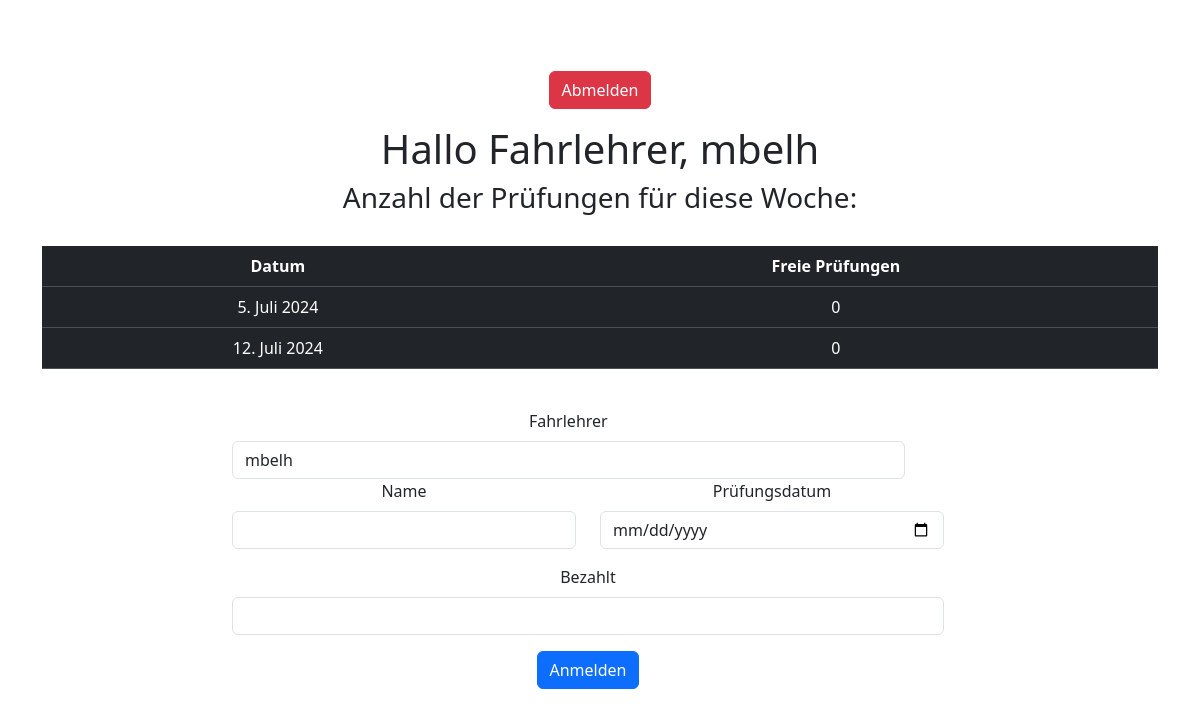
/home/ (signed in), run on an earlier commit of the app's database.
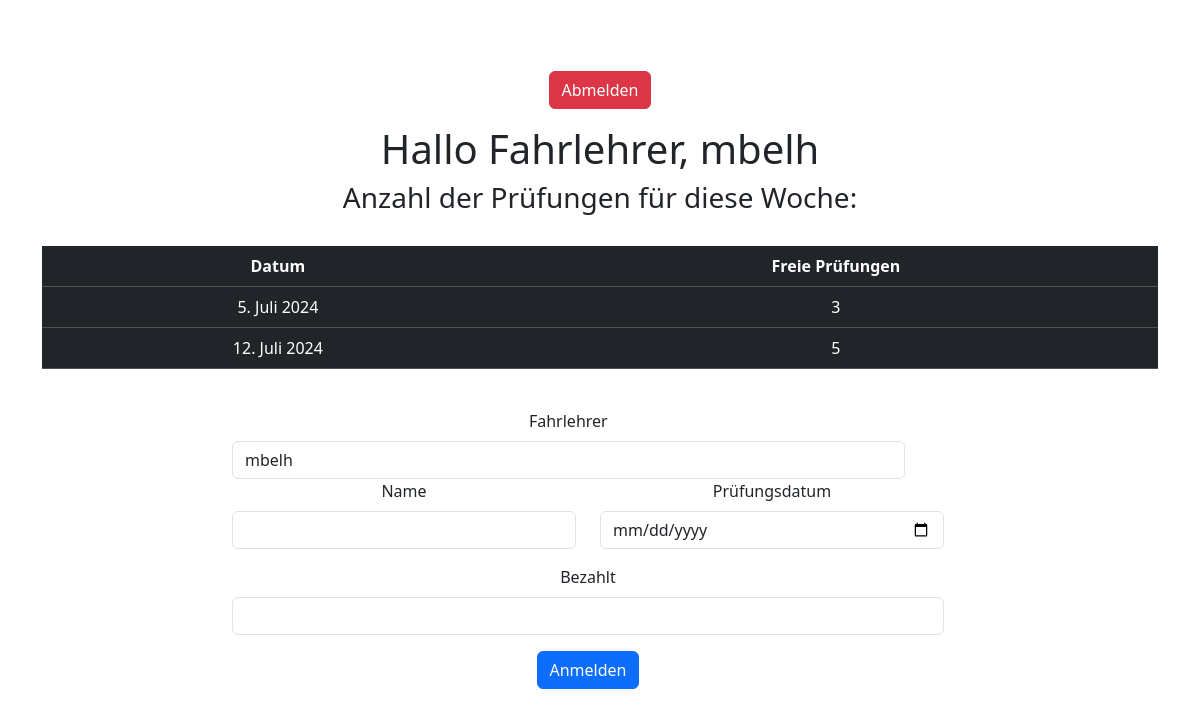
And on a later commit of the database.
### fahrschulemanager_fullstack/models.py (models this page shows, shortened)
class Events(models.Model):
    date = models.DateField(blank=False, null=False)
    text_event = models.BigIntegerField(null=False, blank=False)

### fahrschulemanager_fullstack/views.py (the view, shortened to what this page needs)
# urls.py: 2. Add a URL to urlpatterns:  path('', views.home, name='home')
@csrf_exempt
def home(request):
    form = Pruefung()
    prftexterr = ""
    pruefung = Events.objects.all()
    anzahl_prf = Events.objects.all()
    prueflinge = Prüflinge.objects.all()
    prfl = [p.name for p in prueflinge]
    form = Pruefung(user=request.user)
    if request.method == "POST" and 'logout' in request.POST:
        logout(request)
        return redirect("/")
    context = {
        "pruefung": pruefung,
        "form": form,
        "prftexterr": prftexterr,
    }
    return render(request, "home.html", context)

### fahrschulemanager_fullstack/forms.py
class Pruefung(forms.ModelForm):
    def __init__(self, *args, **kwargs):
        user = kwargs.pop('user', None)
        super(Pruefung, self).__init__(*args, **kwargs)
        if user:
            self.fields['fl'].initial = user.username
    class Meta:
        model = Prüflinge
        fields = "__all__"
        widgets = {
            "fl": forms.TextInput(attrs={'class': 'form-control'}),
            "name": forms.TextInput(attrs={'class': 'form-control'}),
            "bezahlt": forms.TextInput(attrs={'class': 'form-control'}),
            "prüfungsdatum": forms.DateInput(attrs={'class': 'form-control', 'type': 'date'}, format='%Y-%m-%d')
        }

### fahrschulemanager_fullstack/templates/home.html (shortened to what this page needs)
<!DOCTYPE html>
<html lang="en">
{% load static %}
<head>
    <link href="https://cdn.jsdelivr.net/npm/bootstrap@5.3.3/dist/css/bootstrap.min.css" rel="stylesheet">
</head>
<body class="d-flex justify-content-center align-items-center min-vh-100">
{% if user.is_authenticated %}
    <div class="container text-center">
        <div class="mb-3">
            <form action="" method="post">
                <button class="btn btn-danger" type="submit" name="logout">Abmelden</button>
            </form>
        </div>
        <div class="mb-4">
            <h1>Hallo Fahrlehrer, {{ user.username }}</h1>
            <h3>Anzahl der Prüfungen für diese Woche:</h3>
        </div>
        <div class="mb-4">
            <div class="table-responsive">
                <table class="table table-dark">
                    <thead>
                        <tr>
                            <th scope="col">Datum</th>
                            <th scope="col">Freie Prüfungen</th>
                        </tr>
                    </thead>
                    <tbody>
                        {% for item in pruefung %}
                        <tr>
                            <td>{{ item.date }}</td>
                            <td>{{ item.text_event }}</td>
                        </tr>
                        {% endfor %}
                    </tbody>
                </table>
            </div>
        </div>
        <div class="row justify-content-center mb-4">
            <form id="form" method="POST" class="col-12 col-md-8">
                 <div class="row mb-3">
                    <div class="col-11">
                        <label for="name" class="form-label">Fahrlehrer</label>
                        {{ form.fl }}
                </div>
                <div class="row mb-3">
                    <div class="col-md-6">
                        <label for="name" class="form-label">Name</label>
                        {{ form.name }}
                    </div>
                    <div class="col-md-6">
                        <label for="prüfungsdatum" class="form-label">Prüfungsdatum</label>
                        {{ form.prüfungsdatum }}
                    </div>
                </div>
                <div class="row mb-3">
                    <div class="col-12">
                        <label for="bezahlt" class="form-label">Bezahlt</label>
                        {{ form.bezahlt }}
                    </div>
                </div>
                <div class="row">
                    <div class="col-12">
                        <button type="submit" class="btn btn-primary" name="anmelden">Anmelden</button>
                    </div>
                </div>
            </form>
        </div>
    </div>
{% else %}
    <div class="container text-center">
        <h1>Kein Zugriff oder bist Abgemeldet</h1>
        <a href="/">Zurück zum Login</a>
    </div>
{% endif %}
</body>
</html>

What changed in the data, as far as the page shows it:
changed Events "5. Juli 2024": text_event "0" → "3"
changed Events "12. Juli 2024": text_event "0" → "5"
